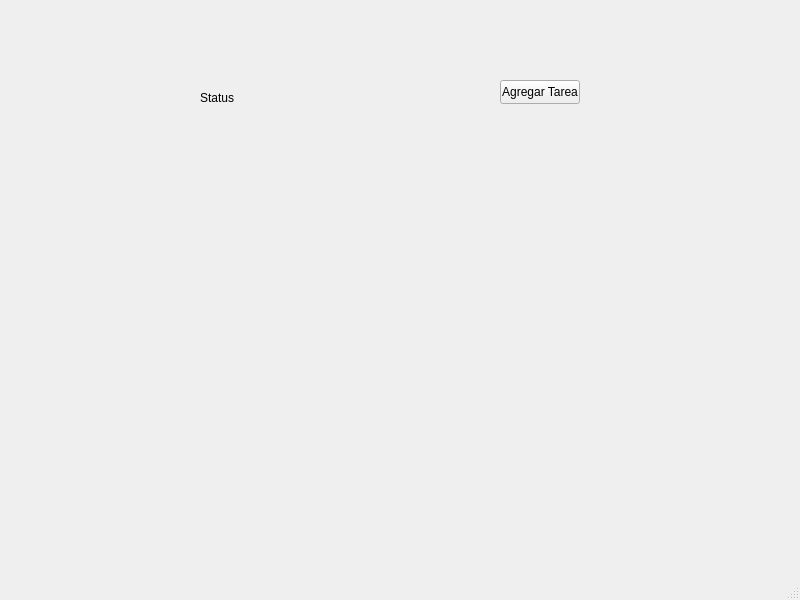
<?xml version="1.0" encoding="UTF-8"?>
<ui version="4.0">
 <class>MainWindow</class>
 <widget class="QMainWindow" name="MainWindow">
  <property name="geometry">
   <rect>
    <x>0</x>
    <y>0</y>
    <width>800</width>
    <height>600</height>
   </rect>
  </property>
  <property name="windowTitle">
   <string>MainWindow</string>
  </property>
  <widget class="QWidget" name="centralwidget">
   <widget class="QLabel" name="label">
    <property name="geometry">
     <rect>
      <x>200</x>
      <y>90</y>
      <width>49</width>
      <height>16</height>
     </rect>
    </property>
    <property name="text">
     <string>Status</string>
    </property>
   </widget>
   <widget class="QPushButton" name="addTaskButton">
    <property name="geometry">
     <rect>
      <x>500</x>
      <y>80</y>
      <width>80</width>
      <height>24</height>
     </rect>
    </property>
    <property name="text">
     <string>Agregar Tarea</string>
    </property>
   </widget>
  </widget>
  <widget class="QMenuBar" name="menubar">
   <property name="geometry">
    <rect>
     <x>0</x>
     <y>0</y>
     <width>800</width>
     <height>21</height>
    </rect>
   </property>
  </widget>
  <widget class="QStatusBar" name="statusbar"/>
 </widget>
 <resources/>
 <connections/>
</ui>
